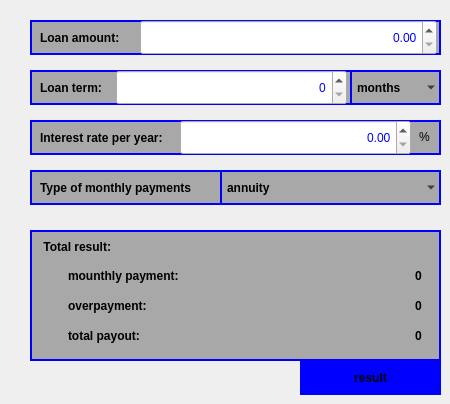
    <widget class="QWidget" name="Graphics">
     <attribute name="title">
      <string>Credic Calc</string>
     </attribute>
     <widget class="QLabel" name="loan_amount_text">
      <property name="geometry">
       <rect>
        <x>30</x>
        <y>20</y>
        <width>411</width>
        <height>35</height>
       </rect>
      </property>
      <property name="styleSheet">
       <string notr="true">QLabel {
    background-color: rgba(0, 0, 0, 0.3); /* Задний план */
    color: palette(WindowText); /* Цвет текста */
    border: 2px solid palette(Link); /* Рамка */
    padding: 5px; /* Отступ внутри QLabel */
    font-family: Arial, sans-serif;
    font-weight: bold; /* Для пожирнения шрифта */
}
</string>
      </property>
      <property name="text">
       <string>Loan amount:</string>
      </property>
     </widget>
     <widget class="QLabel" name="loan_term_text">
      <property name="geometry">
       <rect>
        <x>30</x>
        <y>70</y>
        <width>411</width>
        <height>35</height>
       </rect>
      </property>
      <property name="styleSheet">
       <string notr="true">QLabel {
    background-color: rgba(0, 0, 0, 0.3); /* Задний план */
    color: palette(WindowText); /* Цвет текста */
    border: 2px solid palette(Link); /* Рамка */
    padding: 5px; /* Отступ внутри QLabel */
    font-family: Arial, sans-serif;
    font-weight: bold; /* Для пожирнения шрифта */
}
</string>
      </property>
      <property name="text">
       <string>Loan term:</string>
      </property>
     </widget>
     <widget class="QComboBox" name="menu_period">
      <property name="geometry">
       <rect>
        <x>350</x>
        <y>70</y>
        <width>91</width>
        <height>35</height>
       </rect>
      </property>
      <property name="styleSheet">
       <string notr="true">QComboBox {
    background-color: rgba(0, 0, 0, 0);
    border: 2px solid palette(Link);
    color: palette(WindowText); /* Цвет текста */
    padding: 5px; /* Отступ внутри QLabel */
    font-family: Arial, sans-serif;
    font-weight: bold; /* Для пожирнения шрифта */
}
 
QComboBox:hover {
    background-color:  rgba(0, 0, 0, 0);
    border: 2px solid palette(Link);
    color: palette(Link); /* Цвет текста */
    padding: 5px; /* Отступ внутри QLabel */
    font-family: Arial, sans-serif;
    font-weight: bold; /* Для пожирнения шрифта */
}
</string>
      </property>
      <item>
       <property name="text">
        <string>months</string>
       </property>
      </item>
      <item>
       <property name="text">
        <string>years</string>
       </property>
      </item>
     </widget>
     <widget class="QLabel" name="credit_interest_rate_text">
      <property name="geometry">
       <rect>
        <x>30</x>
        <y>120</y>
        <width>411</width>
        <height>35</height>
       </rect>
      </property>
      <property name="styleSheet">
       <string notr="true">QLabel {
    background-color: rgba(0, 0, 0, 0.3); /* Задний план */
    color: palette(WindowText); /* Цвет текста */
    border: 2px solid palette(Link); /* Рамка */
    padding: 5px; /* Отступ внутри QLabel */
    font-family: Arial, sans-serif;
    font-weight: bold; /* Для пожирнения шрифта */
}
</string>
      </property>
      <property name="text">
       <string>Interest rate per year:</string>
      </property>
     </widget>
     <widget class="QLabel" name="type_payments">
      <property name="geometry">
       <rect>
        <x>30</x>
        <y>170</y>
        <width>411</width>
        <height>35</height>
       </rect>
      </property>
      <property name="styleSheet">
       <string notr="true">QLabel {
    background-color: rgba(0, 0, 0, 0.3); /* Задний план */
    color: palette(WindowText); /* Цвет текста */
    border: 2px solid palette(Link); /* Рамка */
    padding: 5px; /* Отступ внутри QLabel */
    font-family: Arial, sans-serif;
    font-weight: bold; /* Для пожирнения шрифта */
}
</string>
      </property>
      <property name="text">
       <string>Type of monthly payments</string>
      </property>
     </widget>
     <widget class="QComboBox" name="credit_menu_type">
      <property name="geometry">
       <rect>
        <x>220</x>
        <y>170</y>
        <width>221</width>
        <height>35</height>
       </rect>
      </property>
      <property name="layoutDirection">
       <enum>Qt::LeftToRight</enum>
      </property>
      <property name="styleSheet">
       <string notr="true">QComboBox {
    background-color: rgba(0, 0, 0, 0);
    border: 2px solid palette(Link);
    color: palette(WindowText); /* Цвет текста */
    padding: 5px; /* Отступ внутри QLabel */
    font-family: Arial, sans-serif;
    font-weight: bold; /* Для пожирнения шрифта */
}
 
QComboBox:hover {
    background-color:  rgba(0, 0, 0, 0);
    border: 2px solid palette(Link);
    color: palette(Link); /* Цвет текста */
    padding: 5px; /* Отступ внутри QLabel */
    font-family: Arial, sans-serif;
    font-weight: bold; /* Для пожирнения шрифта */
}
</string>
      </property>
      <item>
       <property name="text">
        <string>annuity</string>
       </property>
      </item>
      <item>
       <property name="text">
        <string>differentiated</string>
       </property>
      </item>
     </widget>
     <widget class="QPushButton" name="pb_credit_result">
      <property name="geometry">
       <rect>
        <x>300</x>
        <y>360</y>
        <width>141</width>
        <height>35</height>
       </rect>
      </property>
      <property name="styleSheet">
       <string notr="true">QPushButton {
 background-color: palette(Link); /* Задний план */
    color: palette(WindowText); /* Цвет текста */
    border: 2px solid palette(Link);
    padding: 5px;
   font-family: Arial, sans-serif;
    font-weight: bold; /* Для пожирнения шрифта */
}

/* При наведении на кнопку */
QPushButton:hover {
    background-color: palette(button);
    color: palette(link);
    border: 2px solid palette(Link); /* Бледная обводка */
}

/* При нажатии на кнопку */
QPushButton:pressed {
    background-color: palette(button);
    color: palette(link);
    border: 2px solid palette(mid); /* Бледная обводка */
    border-top: 4px solid palette(link); /* Добавляем верхнюю границу */
    border-right: 4px solid palette(link);
    border-left: 4px solid palette(link);
    border-bottom: 4px solid palette(link);
}

/* Убираем фокусовку (при клике не будет выделяться синяя рамка) */
QPushButton:focus {
    outline: none;
}</string>
      </property>
      <property name="text">
       <string>result</string>
      </property>
      <property name="shortcut">
       <string>Shift+Backspace</string>
      </property>
     </widget>
     <widget class="QLabel" name="text_procent">
      <property name="geometry">
       <rect>
        <x>419</x>
        <y>120</y>
        <width>21</width>
        <height>33</height>
       </rect>
      </property>
      <property name="styleSheet">
       <string notr="true">QLineEdit {
    background-color: rgba(0, 0, 0, 0);
    border: none;
    color: palette(WindowText); /* Цвет текста */
    padding: 5px; /* Отступ внутри QLabel */
    font-family: Arial, sans-serif;
    font-weight: bold; /* Для пожирнения шрифта */
}</string>
      </property>
      <property name="text">
       <string>%</string>
      </property>
     </widget>
     <widget class="QLabel" name="credit_result_frame">
      <property name="geometry">
       <rect>
        <x>30</x>
        <y>230</y>
        <width>411</width>
        <height>131</height>
       </rect>
      </property>
      <property name="styleSheet">
       <string notr="true">QLabel {
    background-color: rgba(0, 0, 0, 0.3); /* Задний план */
    color: palette(WindowText); /* Цвет текста */
    border: 2px solid palette(Link); /* Рамка */
    padding: 5px; /* Отступ внутри QLabel */
    font-family: Arial, sans-serif;
    font-weight: bold; /* Для пожирнения шрифта */
}
</string>
      </property>
      <property name="text">
       <string notr="true"> Total result:</string>
      </property>
      <property name="alignment">
       <set>Qt::AlignLeading|Qt::AlignLeft|Qt::AlignTop</set>
      </property>
     </widget>
     <widget class="QLabel" name="mounthly_payment_text">
      <property name="geometry">
       <rect>
        <x>60</x>
        <y>260</y>
        <width>131</width>
        <height>31</height>
       </rect>
      </property>
      <property name="font">
       <font>
        <family>Arial</family>
        <bold>true</bold>
       </font>
      </property>
      <property name="styleSheet">
       <string notr="true">QLabel {
    background-color: rgba(0, 0, 0, 0);
    border: none;
    color: palette(WindowText); /* Цвет текста */
    padding: 5px; /* Отступ внутри QLabel */
    font-family: Arial, sans-serif;
    font-weight: bold; /* Для пожирнения шрифта */
}

</string>
      </property>
      <property name="text">
       <string>mounthly payment:</string>
      </property>
     </widget>
     <widget class="QLabel" name="overpayment_text">
      <property name="geometry">
       <rect>
        <x>60</x>
        <y>290</y>
        <width>101</width>
        <height>31</height>
       </rect>
      </property>
      <property name="font">
       <font>
        <family>Arial</family>
        <bold>true</bold>
       </font>
      </property>
      <property name="styleSheet">
       <string notr="true">QLabel {
    background-color: rgba(0, 0, 0, 0);
    border: none;
    color: palette(WindowText); /* Цвет текста */
    padding: 5px; /* Отступ внутри QLabel */
    font-family: Arial, sans-serif;
    font-weight: bold; /* Для пожирнения шрифта */
}

</string>
      </property>
      <property name="text">
       <string>overpayment:</string>
      </property>
     </widget>
     <widget class="QLabel" name="total_payout">
      <property name="geometry">
       <rect>
        <x>60</x>
        <y>320</y>
        <width>101</width>
        <height>31</height>
       </rect>
      </property>
      <property name="font">
       <font>
        <family>Arial</family>
        <bold>true</bold>
       </font>
      </property>
      <property name="styleSheet">
       <string notr="true">QLabel {
    background-color: rgba(0, 0, 0, 0);
    border: none;
    color: palette(WindowText); /* Цвет текста */
    padding: 5px; /* Отступ внутри QLabel */
    font-family: Arial, sans-serif;
    font-weight: bold; /* Для пожирнения шрифта */
}

</string>
      </property>
      <property name="text">
       <string>total payout:</string>
      </property>
     </widget>
     <widget class="QLineEdit" name="mounthly_payment_value">
      <property name="geometry">
       <rect>
        <x>190</x>
        <y>260</y>
        <width>241</width>
        <height>31</height>
       </rect>
      </property>
      <property name="styleSheet">
       <string notr="true">QLineEdit {
    background-color: rgba(0, 0, 0, 0);
    border: none;
    color: palette(WindowText); /* Цвет текста */
    padding: 5px; /* Отступ внутри QLabel */
    font-family: Arial, sans-serif;
    font-weight: bold; /* Для пожирнения шрифта */
}

QLineEdit:hover {
    background-color: rgba(0, 0, 0, 0);
    border: none;
    color: palette(Link); /* Цвет текста */
    padding: 5px; /* Отступ внутри QLabel */
    font-family: Arial, sans-serif;
    font-weight: bold; /* Для пожирнения шрифта */
}</string>
      </property>
      <property name="text">
       <string>0</string>
      </property>
      <property name="alignment">
       <set>Qt::AlignRight|Qt::AlignTrailing|Qt::AlignVCenter</set>
      </property>
      <property name="readOnly">
       <bool>true</bool>
      </property>
     </widget>
     <widget class="QLineEdit" name="overpayment_value">
      <property name="geometry">
       <rect>
        <x>160</x>
        <y>290</y>
        <width>271</width>
        <height>31</height>
       </rect>
      </property>
      <property name="styleSheet">
       <string notr="true">QLineEdit {
    background-color: rgba(0, 0, 0, 0);
    border: none;
    color: palette(WindowText); /* Цвет текста */
    padding: 5px; /* Отступ внутри QLabel */
    font-family: Arial, sans-serif;
    font-weight: bold; /* Для пожирнения шрифта */
}

QLineEdit:hover {
    background-color: rgba(0, 0, 0, 0);
    border: none;
    color: palette(Link); /* Цвет текста */
    padding: 5px; /* Отступ внутри QLabel */
    font-family: Arial, sans-serif;
    font-weight: bold; /* Для пожирнения шрифта */
}</string>
      </property>
      <property name="text">
       <string>0</string>
      </property>
      <property name="alignment">
       <set>Qt::AlignRight|Qt::AlignTrailing|Qt::AlignVCenter</set>
      </property>
     </widget>
     <widget class="QLineEdit" name="total_payout_value">
      <property name="geometry">
       <rect>
        <x>150</x>
        <y>320</y>
        <width>281</width>
        <height>31</height>
       </rect>
      </property>
      <property name="styleSheet">
       <string notr="true">QLineEdit {
    background-color: rgba(0, 0, 0, 0);
    border: none;
    color: palette(WindowText); /* Цвет текста */
    padding: 5px; /* Отступ внутри QLabel */
    font-family: Arial, sans-serif;
    font-weight: bold; /* Для пожирнения шрифта */
}

QLineEdit:hover {
    background-color: rgba(0, 0, 0, 0);
    border: none;
    color: palette(Link); /* Цвет текста */
    padding: 5px; /* Отступ внутри QLabel */
    font-family: Arial, sans-serif;
    font-weight: bold; /* Для пожирнения шрифта */
}</string>
      </property>
      <property name="text">
       <string>0</string>
      </property>
      <property name="alignment">
       <set>Qt::AlignRight|Qt::AlignTrailing|Qt::AlignVCenter</set>
      </property>
     </widget>
     <widget class="QDoubleSpinBox" name="credit_amount_value">
      <property name="geometry">
       <rect>
        <x>140</x>
        <y>20</y>
        <width>297</width>
        <height>35</height>
       </rect>
      </property>
      <property name="styleSheet">
       <string notr="true">QDubleSpinBox {
   background-color: rgba(0, 0, 0, 0.2); /* Задний план */
    color: palette(WindowText); /* Цвет текста */
    border: 2px solid palette(Link);
    padding: 5px;
   font-family: Arial, sans-serif;
    font-weight: bold; /* Для пожирнения шрифта */
}

/* При наведении на кнопку */
QDoubleSpinBox:hover {
    background-color: palette(button);
    color: palette(link);
    border: 2px solid palette(Link); /* Бледная обводка */
}

/* При нажатии на кнопку */
QDoubleSpinBox:pressed {
    background-color: palette(button);
    color: palette(link);
    border: 2px solid palette(mid); /* Бледная обводка */
    border-top: 4px solid palette(link); /* Добавляем верхнюю границу */
    border-right: 4px solid palette(link);
    border-left: 4px solid palette(link);
    border-bottom: 4px solid palette(link);
}

/* Убираем фокусовку (при клике не будет выделяться синяя рамка) */
QDoubleSpinBox:focus {
    outline: none;
}</string>
      </property>
      <property name="alignment">
       <set>Qt::AlignRight|Qt::AlignTrailing|Qt::AlignVCenter</set>
      </property>
      <property name="minimum">
       <double>0.000000000000000</double>
      </property>
      <property name="maximum">
       <double>1000000000000.000000000000000</double>
      </property>
      <property name="value">
       <double>0.000000000000000</double>
      </property>
     </widget>
     <widget class="QDoubleSpinBox" name="credit_period_value">
      <property name="geometry">
       <rect>
        <x>116</x>
        <y>70</y>
        <width>231</width>
        <height>35</height>
       </rect>
      </property>
      <property name="styleSheet">
       <string notr="true">QDubleSpinBox {
   background-color: rgba(0, 0, 0, 0.2); /* Задний план */
    color: palette(WindowText); /* Цвет текста */
    border: 2px solid palette(Link);
    padding: 5px;
   font-family: Arial, sans-serif;
    font-weight: bold; /* Для пожирнения шрифта */
}

/* При наведении на кнопку */
QDoubleSpinBox:hover {
    background-color: palette(button);
    color: palette(link);
    border: 2px solid palette(Link); /* Бледная обводка */
}

/* При нажатии на кнопку */
QDoubleSpinBox:pressed {
    background-color: palette(button);
    color: palette(link);
    border: 2px solid palette(mid); /* Бледная обводка */
    border-top: 4px solid palette(link); /* Добавляем верхнюю границу */
    border-right: 4px solid palette(link);
    border-left: 4px solid palette(link);
    border-bottom: 4px solid palette(link);
}

/* Убираем фокусовку (при клике не будет выделяться синяя рамка) */
QDoubleSpinBox:focus {
    outline: none;
}</string>
      </property>
      <property name="alignment">
       <set>Qt::AlignRight|Qt::AlignTrailing|Qt::AlignVCenter</set>
      </property>
      <property name="decimals">
       <number>0</number>
      </property>
      <property name="minimum">
       <double>0.000000000000000</double>
      </property>
      <property name="maximum">
       <double>50000.000000000000000</double>
      </property>
      <property name="value">
       <double>0.000000000000000</double>
      </property>
     </widget>
     <widget class="QDoubleSpinBox" name="credit_interest_rate_value">
      <property name="geometry">
       <rect>
        <x>180</x>
        <y>120</y>
        <width>231</width>
        <height>35</height>
       </rect>
      </property>
      <property name="styleSheet">
       <string notr="true">QDubleSpinBox {
   background-color: rgba(0, 0, 0, 0.2); /* Задний план */
    color: palette(WindowText); /* Цвет текста */
    border: 2px solid palette(Link);
    padding: 5px;
   font-family: Arial, sans-serif;
    font-weight: bold; /* Для пожирнения шрифта */
}

/* При наведении на кнопку */
QDoubleSpinBox:hover {
    background-color: palette(button);
    color: palette(link);
    border: 2px solid palette(Link); /* Бледная обводка */
}

/* При нажатии на кнопку */
QDoubleSpinBox:pressed {
    background-color: palette(button);
    color: palette(link);
    border: 2px solid palette(mid); /* Бледная обводка */
    border-top: 4px solid palette(link); /* Добавляем верхнюю границу */
    border-right: 4px solid palette(link);
    border-left: 4px solid palette(link);
    border-bottom: 4px solid palette(link);
}

/* Убираем фокусовку (при клике не будет выделяться синяя рамка) */
QDoubleSpinBox:focus {
    outline: none;
}</string>
      </property>
      <property name="alignment">
       <set>Qt::AlignRight|Qt::AlignTrailing|Qt::AlignVCenter</set>
      </property>
      <property name="decimals">
       <number>2</number>
      </property>
      <property name="minimum">
       <double>0.000000000000000</double>
      </property>
      <property name="maximum">
       <double>100.000000000000000</double>
      </property>
      <property name="value">
       <double>0.000000000000000</double>
      </property>
     </widget>
    </widget>
